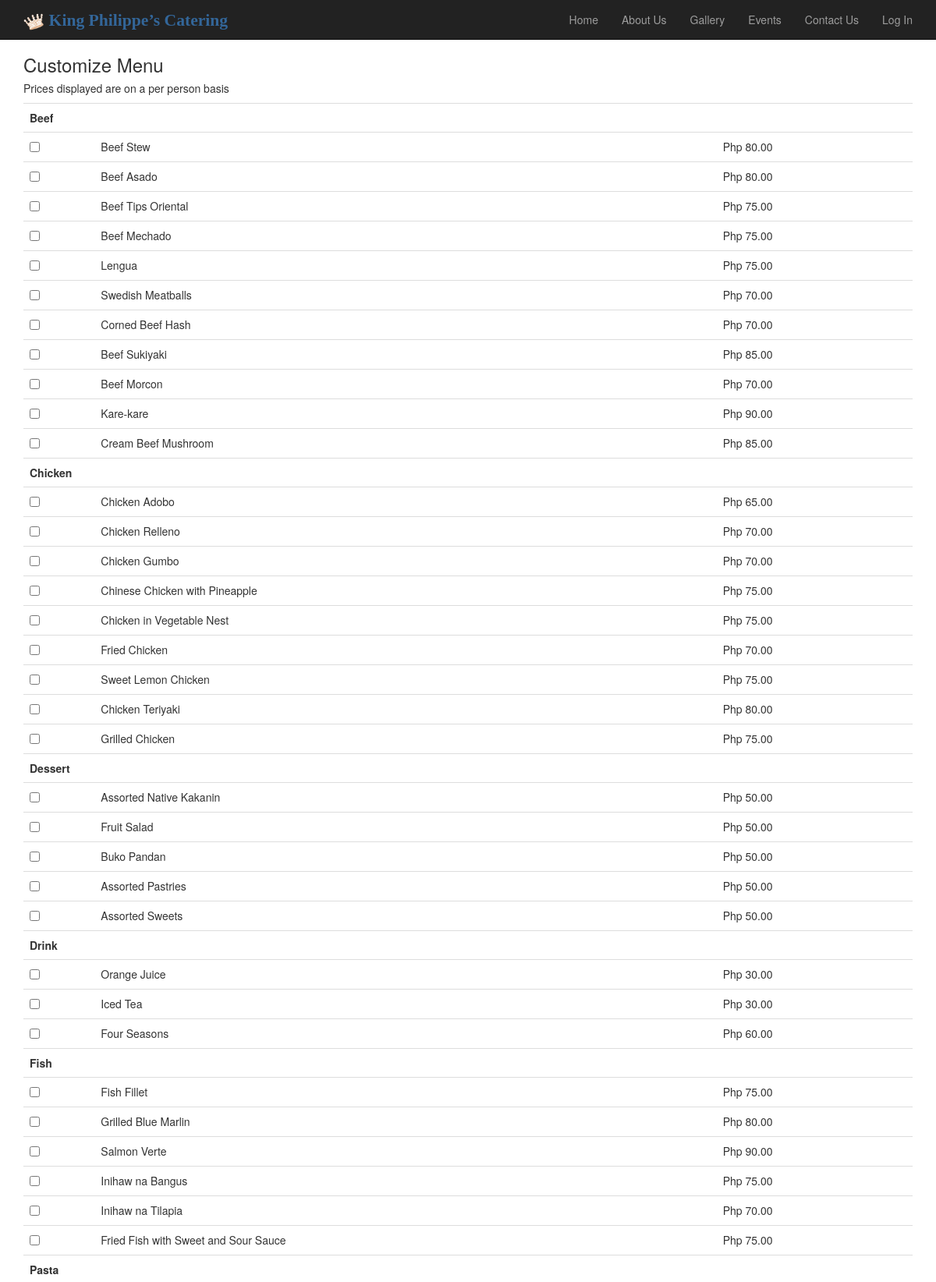
The page /customizev1.php (upper part) on the database its author committed.
### tables this page shows
CREATE TABLE IF NOT EXISTS `dish` (
  `id` int(225) NOT NULL AUTO_INCREMENT,
  `name` varchar(225) DEFAULT NULL,
  `course` varchar(225) DEFAULT NULL,
  `food_type` varchar(225) DEFAULT NULL,
  `price` decimal(6,2) DEFAULT NULL,
  `image` varchar(225) NOT NULL DEFAULT 'default.gif',
  PRIMARY KEY (`id`)
);

### dbcall.php (called while the page is built, shortened)
<?php
	class dbCall {
		public function open() {
			$db_host = "localhost";
			$db_username = "root";
			$db_pass = "";
			$db_name = "kings";
			$dbCall = new mysqli($db_host, $db_username, $db_pass, $db_name);
			return $dbCall;
		}
		public function getResult($query, $parameters) {
			try {
				$dbCall = $this->open();
				$result = $dbCall->query($query) or trigger_error($dbCall->error."[$query]");
				$resultArray =[];
				while($row = $result->fetch_array(MYSQLI_ASSOC)) {
					foreach($parameters as $param) {
						$resultArray[] = $row[$param];
					}
				}
				return $resultArray;
			} catch(mysqli_sql_exception $exception) {
				echo $exception->$message;
			}
		}
		public function getResultsArray($query, $parameters) {
			try {
				$dbCall = $this->open();
				$result = $dbCall->query($query) or trigger_error($dbCall->error."[$query]");
				$resultArray = [];
				while($row = $result->fetch_array(MYSQLI_ASSOC)) {
					foreach($parameters as $param) {
						$rowArray[$param] = $row[$param];
					}
					$resultArray[] = $rowArray;
				}
				return $resultArray;
			} catch(mysqli_sql_exception $exception) {
				echo $exception->$message;
			}
		}
	}
?>

### customizev1.php (the view, shortened to what this page needs)
<!DOCTYPE html>
<html lang="en">
<head>
	<?php include_once'adds/scripts.php'; ?>
	<?php include_once'adds/javascripts.php'; ?>
	<?php include_once'adds/nav.php'; ?>
	<?php include_once 'dbcall.php'; ?>
</head>
<body style="background-image: url('images/Kings.png'); background-repeat: no-repeat; background-attachment: fixed; background-position: right bottom;">
	<div class="container">
	<?php
	try{
		$query1 = "SELECT DISTINCT food_type from dish ORDER BY food_type";
		$param1	= ["food_type"];
		$resultSet1 = $_dbCall->getResult($query1, $param1);
		${'form1'} = '<form class="form-horizontal" name="customizeMenu" id="customizeMenu" action="addMenuv1.php" method="POST">
			<table class="table">
			<h3> Customize Menu </h3>
			<h5> Prices displayed are on a per person basis</h5>
			<tbody>';
		foreach ($resultSet1 as $row1)	 {
			${'form1'} .= '<th colspan="3">'.$row1.'</th>';
		$query = "SELECT id, name, price, food_type FROM dish WHERE food_type ='".$row1."'";
		$param = ["id", "name", "price", "food_type"];
		$resultSet = $_dbCall->getResultsArray($query, $param);
			foreach($resultSet as $row) {
				${'form1'} .= '<tr>
						<td> <input type="checkbox" name="dishID[]" value="'.$row['id'].'" class="CheckboxGroup_0" id='.$row['id'].' /> </td>
			  			<td> <input type="hidden" name="dishName" value="'.$row['name'].'"/>'.$row['name'].'</td>
			  			<td>Php '.$row['price'].'</td>
			  			</tr>';
			}
			${'form1'}.='</div>';
		}
		${'form1'} .='</tbody>
					</table>
					<h5> <b> Drinks selected are botomless</b> </h5>
					<label> Pax: <input type="text" name="headCount" id="headCount"/><br> </label> <br>' ;
		${'form1'} .='<h4	 id="maxNum">Maximum number of people is 1000</h4><br>';
		${'form1'} .='<h4 id="minNum">Minimum number of people is 50</h4><br>';
 		echo ${'form1'};
		exit();
	}catch(PDOException $e){
		echo $e->getMessage();
	}
	?>

### css/modern-business.css (style rules this page uses)
html, body { height: 100%; }
body { padding-top: 50px; }

### adds/scripts.php (style rules this page uses)
form { display: inline; }

### rows shown on the page
dish: name "Beef Stew", price "80.00"
dish: name "Beef Asado", price "80.00"
dish: name "Beef Tips Oriental", price "75.00"
dish: name "Beef Mechado", price "75.00"
dish: name "Lengua", price "75.00"
dish: name "Swedish Meatballs", price "70.00"
dish: name "Corned Beef Hash", price "70.00"
dish: name "Beef Sukiyaki", price "85.00"
dish: name "Beef Morcon", price "70.00"
dish: name "Kare-kare", price "90.00"
dish: name "Cream Beef Mushroom", price "85.00"
dish: name "Chicken Adobo", price "65.00"
dish: name "Chicken Relleno", price "70.00"
dish: name "Chicken Gumbo", price "70.00"
dish: name "Chinese Chicken with Pineapple", price "75.00"
dish: name "Chicken in Vegetable Nest", price "75.00"
dish: name "Fried Chicken", price "70.00"
dish: name "Sweet Lemon Chicken", price "75.00"
dish: name "Chicken Teriyaki", price "80.00"
dish: name "Grilled Chicken", price "75.00"
dish: name "Assorted Native Kakanin", price "50.00"
dish: name "Fruit Salad", price "50.00"
dish: name "Buko Pandan", price "50.00"
dish: name "Assorted Pastries", price "50.00"
dish: name "Assorted Sweets", price "50.00"
dish: name "Orange Juice", price "30.00"
dish: name "Iced Tea", price "30.00"
dish: name "Four Seasons", price "60.00"
dish: name "Fish Fillet", price "75.00"
dish: name "Grilled Blue Marlin", price "80.00"
dish: name "Salmon Verte", price "90.00"
dish: name "Inihaw na Bangus", price "75.00"
dish: name "Inihaw na Tilapia", price "70.00"
dish: name "Fried Fish with Sweet and Sour Sauce", price "75.00"

### other values the page prints
$row1 "Beef Chicken Dessert Drink Fish Pasta"
